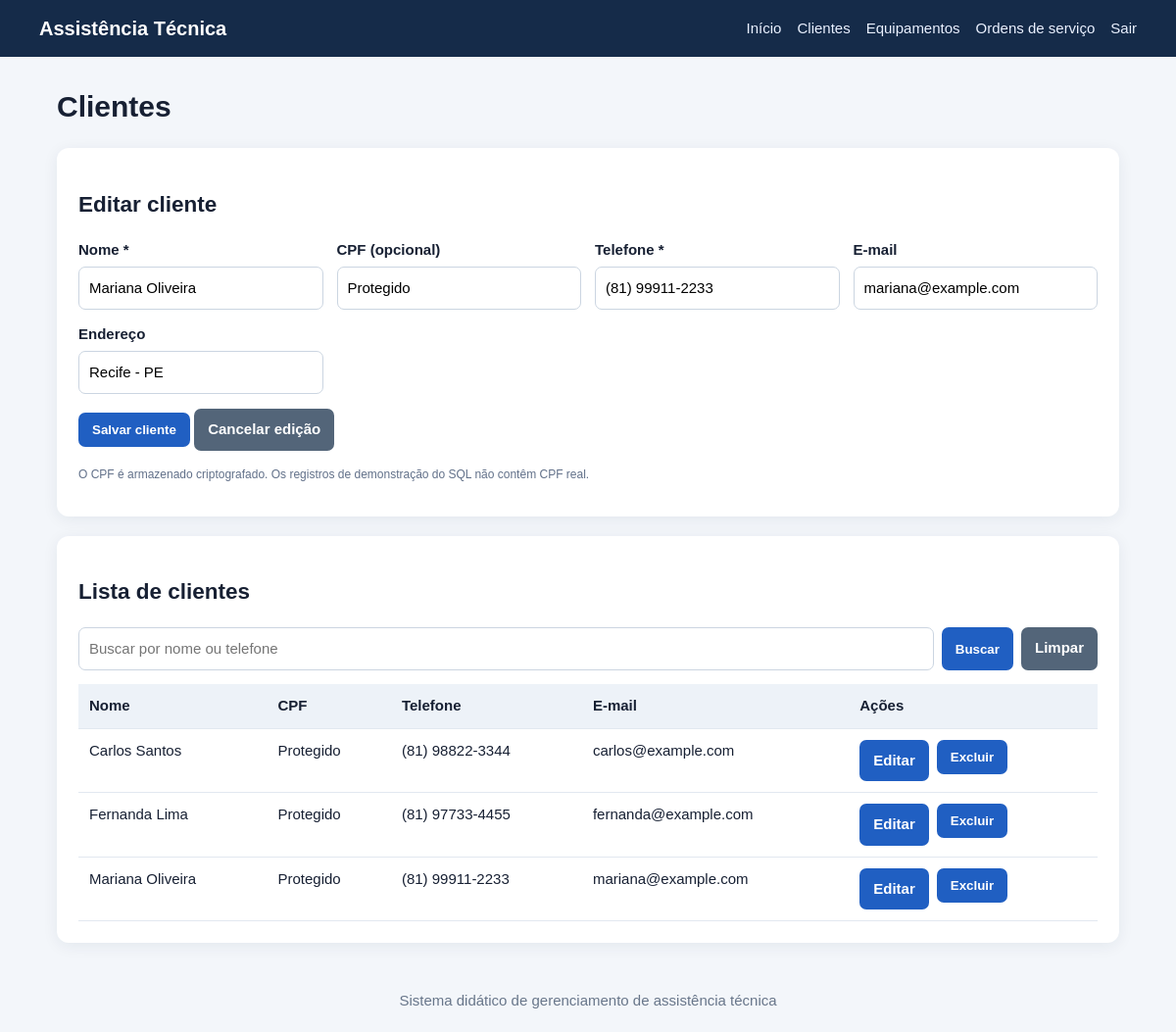
/sistema/clientes.php?editar=1 (signed in), run on the app's committed database.
### tables this page shows
CREATE TABLE clientes (
  id INT UNSIGNED AUTO_INCREMENT PRIMARY KEY,
  nome VARCHAR(120) NOT NULL,
  cpf_criptografado TEXT NOT NULL,
  telefone VARCHAR(25) NOT NULL,
  email VARCHAR(120) NULL,
  endereco VARCHAR(180) NULL,
  criado_em TIMESTAMP DEFAULT CURRENT_TIMESTAMP
);

### sistema/config/database.php (called while the page is built, shortened)
<?php
$host = '127.0.0.1';
$usuario = 'root';
$senha = '';
$banco = 'saep_db';
$porta = 3307;
$conexao = mysqli_connect($host, $usuario, $senha, $banco, $porta);
mysqli_set_charset($conexao, 'utf8mb4');
function db_stmt($sql, $types = '', $params = array()) {
    global $conexao;
    $stmt = mysqli_prepare($conexao, $sql);
    if ($types !== '' && count($params) > 0) {
        $refs = array();
        foreach ($params as $i => $value) {
            $refs[$i] = &$params[$i];
        }
        mysqli_stmt_bind_param($stmt, $types, ...$refs);
    }
    if (!mysqli_stmt_execute($stmt)) {
        throw new RuntimeException('Erro ao executar consulta: ' . mysqli_stmt_error($stmt));
    }
    return $stmt;
}
function db_all($sql, $types = '', $params = array()) {
    $stmt = db_stmt($sql, $types, $params);
    $result = mysqli_stmt_get_result($stmt);
    $rows = $result ? mysqli_fetch_all($result, MYSQLI_ASSOC) : array();
    return $rows;
}
function db_one($sql, $types = '', $params = array()) {
    $rows = db_all($sql, $types, $params);
    return $rows ? $rows[0] : null;
}

### sistema/includes/functions.php (called while the page is built, shortened)
<?php
function e($value) {
    return htmlspecialchars((string)$value, ENT_QUOTES | ENT_SUBSTITUTE, 'UTF-8');
}
function cpf_decrypt($encoded) {
    $raw = base64_decode((string)$encoded, true);
    if ($raw === false || strlen($raw) < 17) return 'Protegido';
    $plain = openssl_decrypt(substr($raw, 16), 'aes-256-cbc', APP_ENCRYPTION_KEY, OPENSSL_RAW_DATA, substr($raw, 0, 16));
    return $plain === false ? 'Protegido' : $plain;
}

### sistema/clientes.php (the view, shortened to what this page needs)
<?php
require_once __DIR__ . '/config/database.php';
require_once __DIR__ . '/includes/functions.php';
$edit = null;
if (isset($_GET['editar'])) $edit = db_one('SELECT * FROM clientes WHERE id=?', 'i', array((int)$_GET['editar']));
$busca = trim(isset($_GET['q']) ? $_GET['q'] : '');
if ($busca !== '') {
    $like = '%' . $busca . '%';
    $rows = db_all('SELECT * FROM clientes WHERE nome LIKE ? OR telefone LIKE ? ORDER BY nome', 'ss', array($like, $like));
} else {
    $rows = db_all('SELECT * FROM clientes ORDER BY nome');
}
require __DIR__ . '/includes/header.php';
?>
<h1>Clientes</h1>
<section class="card">
<h2><?= $edit ? 'Editar cliente' : 'Cadastrar cliente' ?></h2>
<form method="post">
<div class="form-grid">
<div><label>Nome *</label><input name="nome" required value="<?= e($edit['nome'] ?? '') ?>"></div>
<div><label>CPF (opcional)</label><input name="cpf" inputmode="numeric" maxlength="14" placeholder="Somente para cadastro/atualização" value="<?= $edit ? e(cpf_decrypt($edit['cpf_criptografado'])) : '' ?>"></div>
<div><label>Telefone *</label><input name="telefone" required value="<?= e($edit['telefone'] ?? '') ?>"></div>
<div><label>E-mail</label><input name="email" type="email" value="<?= e($edit['email'] ?? '') ?>"></div>
<div><label>Endereço</label><input name="endereco" value="<?= e($edit['endereco'] ?? '') ?>"></div>
</div><p><button type="submit">Salvar cliente</button> <?php if ($edit): ?><a class="btn secondary" href="clientes.php">Cancelar edição</a><?php endif; ?></p>
</form>
<p class="small muted">O CPF é armazenado criptografado. Os registros de demonstração do SQL não contêm CPF real.</p>
</section>
<section class="card">
<h2>Lista de clientes</h2>
<form class="search" method="get"><input name="q" placeholder="Buscar por nome ou telefone" value="<?= e($busca) ?>"><button>Buscar</button><a class="btn secondary" href="clientes.php">Limpar</a></form>
<div class="table-wrap"><table><thead><tr><th>Nome</th><th>CPF</th><th>Telefone</th><th>E-mail</th><th>Ações</th></tr></thead><tbody>
<?php foreach ($rows as $r): ?><tr><td><?= e($r['nome']) ?></td><td><?= e(cpf_decrypt($r['cpf_criptografado'])) ?></td><td><?= e($r['telefone']) ?></td><td><?= e($r['email']) ?></td><td><div class="actions"><a class="btn" href="?editar=<?= (int)$r['id'] ?>">Editar</a><form method="post" onsubmit="return confirm('Excluir este cliente?')"><button class="danger">Excluir</button></form></div></td></tr><?php endforeach; ?>
</tbody></table></div>
</section>
<?php require __DIR__ . '/includes/footer.php'; ?>

### sistema/assets/style.css (style rules this page uses)
* { box-sizing:border-box }
body { margin:0;background:#f3f6fa;color:#172033;font:15px/1.5 Arial,Helvetica,sans-serif }
.card { background:#fff;padding:22px;border-radius:12px;box-shadow:0 3px 16px #152b4912;margin-bottom:20px }
.actions { display:flex;gap:8px;flex-wrap:wrap }
.btn,button { display:inline-block;border:0;border-radius:7px;padding:10px 14px;background:#205fc2;color:white;text-decoration:none;cursor:pointer;font-weight:600 }
.btn.secondary { background:#536579 }
.form-grid { display:grid;grid-template-columns:repeat(auto-fit,minmax(220px,1fr));gap:14px }
label { display:block;font-weight:600;margin-bottom:5px }
input,select,textarea { width:100%;padding:10px;border:1px solid #cbd5e1;border-radius:7px;font:inherit;background:white }
table { width:100%;border-collapse:collapse;background:#fff }
th,td { text-align:left;padding:11px;border-bottom:1px solid #e2e8f0;vertical-align:top }
th { background:#edf2f8 }
td form { display:inline }
.table-wrap { overflow:auto }
.muted { color:#617089 }
.search { display:flex;gap:8px;margin:14px 0 }
.search input { flex:1 }
.small { font-size:12px }

### data on the page
clientes: nome "Mariana Oliveira", cpf "Protegido", telefone "(81) 99911-2233", email "mariana@example.com", endereco "Recife - PE", cpf_criptografado "Protegido"
clientes: nome "Carlos Santos", cpf_criptografado "Protegido", telefone "(81) 98822-3344", email "carlos@example.com"
clientes: nome "Fernanda Lima", cpf_criptografado "Protegido", telefone "(81) 97733-4455", email "fernanda@example.com"
